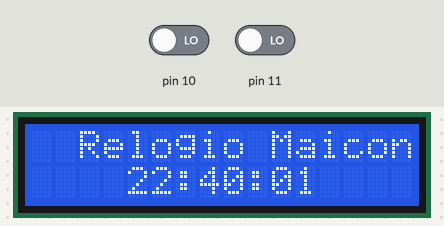
Bench run of a sketch on a simulated Arduino Uno, built with avr-gcc and run on an emulated ATmega328P. Parts: 16×2 character LCD. Inputs (shaded band) come from the test bench; at power-on: pin 10 LOW, pin 11 LOW.

Above: at 1.2 s.
1.3 s: pin 10 driven HIGH
At 2.8 s:
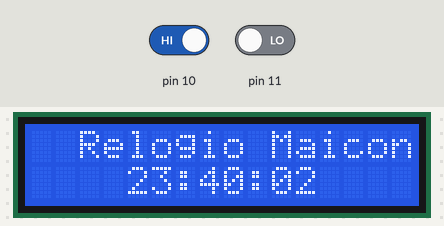
4.5 s: pin 11 driven HIGH
At 5.5 s:
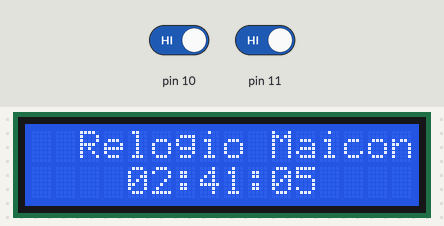
7.5 s: pin 10 driven LOW
At 8.8 s:
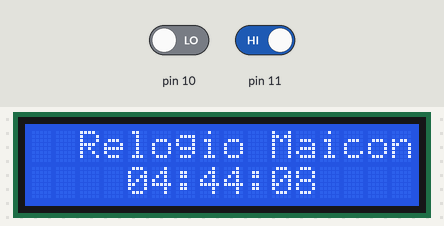
10.5 s: pin 11 driven LOW
At 11.6 s:
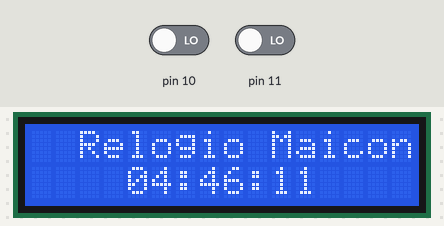
13.5 s: pin 10 driven HIGH
At 14.8 s:
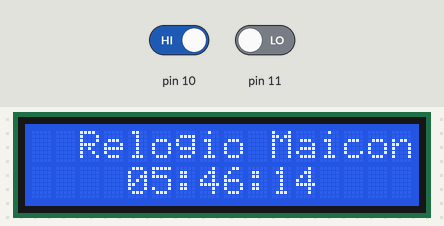
16.5 s: pin 11 driven HIGH
At 17.7 s:
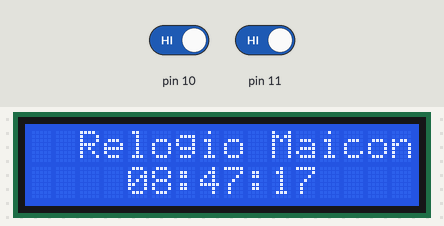
Timing chart, 0 to 19.5 s (numbered marks = the images above; inputs shaded):
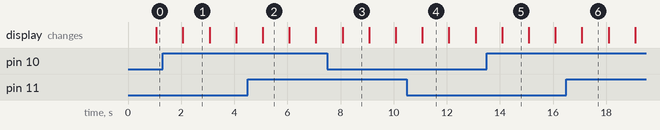

Measured:
- what the display in image 1 shows lasts 1.0 s, from 2.1 s to 3.1 s

The sketch:

Relogio2.ino
```cpp
#include <LiquidCrystal.h>

LiquidCrystal lcd(2, 3 , 4, 5, 6, 7);

//LiquidCrystal lcd(8, 9 , 4, 5, 6, 7);

//LiquidCrystal lcd(8, 9 , 10, 11, 12, 13);

int segundo;
int minuto;
int hora;

void setup()
{

  lcd.begin(16, 2);
  lcd.setCursor(2, 0);
  lcd.print("Relogio Maicon");
   pinMode(10,INPUT);
    pinMode(11,INPUT);
  segundo = 0;
  minuto = 40;
  hora = 22;
}

void loop() {
  if(digitalRead(10) == 1){
    hora++;
  }
  if(digitalRead(11) == 1){
    minuto++;
  }

  lcd.setCursor(4,1);
  if(hora < 10){
    lcd.print("0");
  }
  if(hora > 24){
    hora = 0;
  }
  lcd.print(hora);
  lcd.print(":");

  if(minuto < 10){
    lcd.print("0");
  }
  lcd.print(minuto);
  lcd.print(":");

  if(segundo < 10){
    lcd.print("0");
  }
  lcd.print(segundo);

  segundo++;
  if(segundo == 60){
    minuto++;
    segundo = 0;
  }
  if(minuto == 60){
    hora++;
    minuto = 0;
  }

  if(hora == 24){
    hora = 0;
  }
  delay(1000);
}
```
